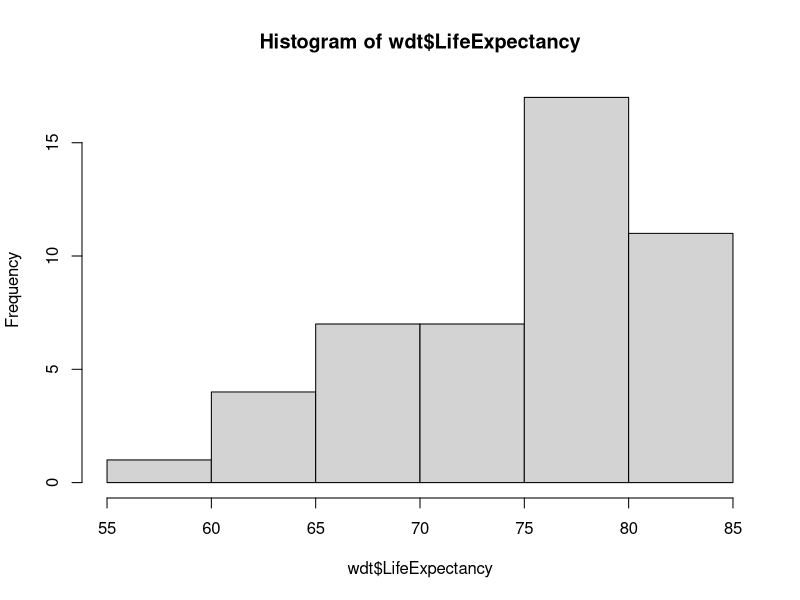
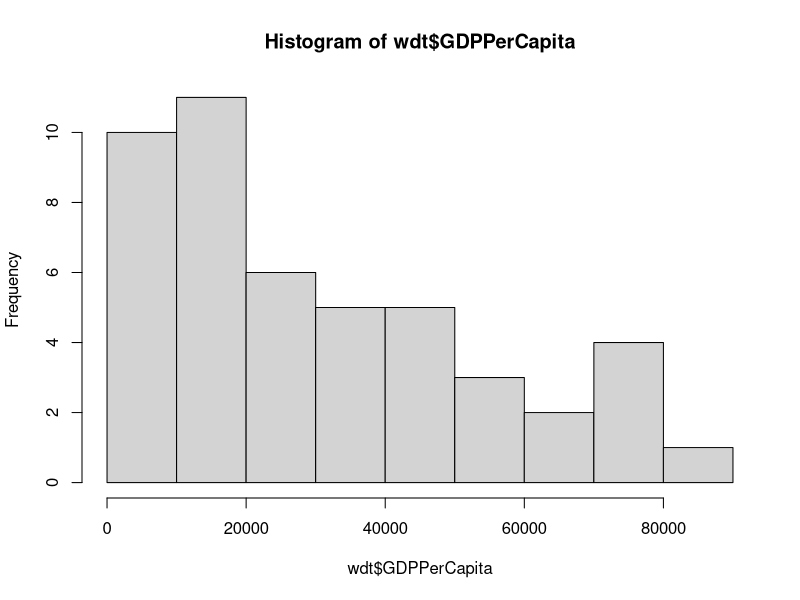
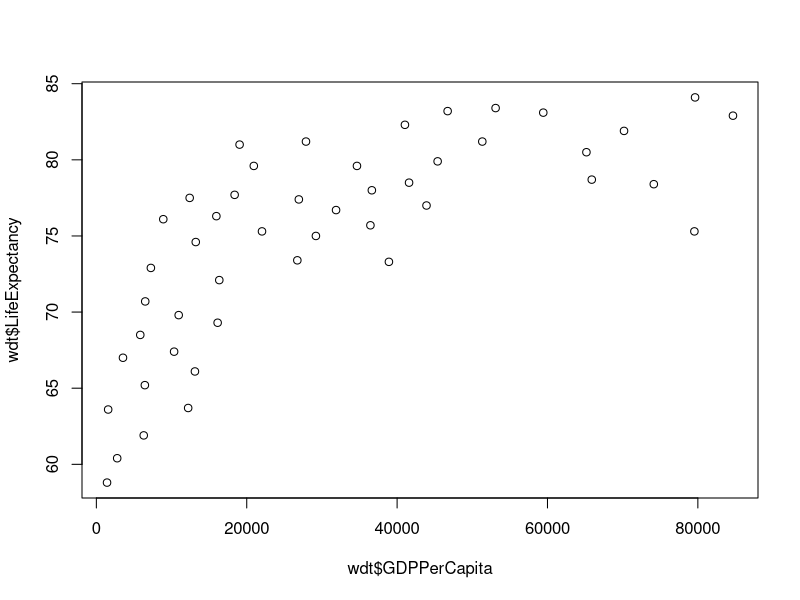
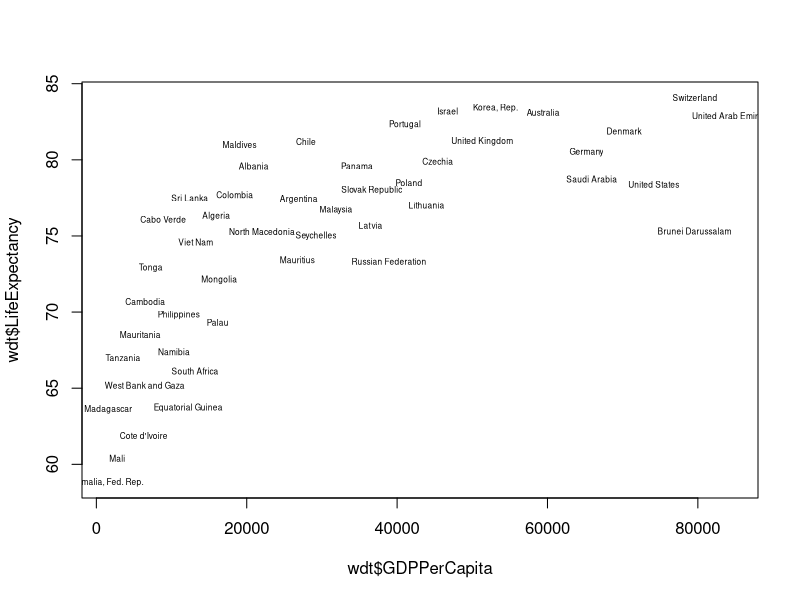

R code for these plots, in order:
#R script for Exercise 3 - Geography 411

#Read the data file <3>
wdt <- read.csv("WorldDataTable.csv")
wdt[1:10,]
head(wdt, 10)

#Histograms <4>
hist(wdt$LifeExpectancy)
hist(wdt$GDPPerCapita)

#scatter plot <5>
plot(wdt$GDPPerCapita,wdt$LifeExpectancy)

#Pearson's correlation test <6>
r <- cor(wdt$GDPPerCapita,wdt$LifeExpectancy,method = "pearson")
r

n <- length(wdt$GDPPerCapita)

t <- (r * sqrt(n-2)) / sqrt(1 - r^2) 
t

tcrit <- qt(p = 0.025, df = n-2, lower.tail = TRUE)
tcrit

cor.test(wdt$GDPPerCapita,wdt$LifeExpectancy,method = "pearson")

#Spearman's correlation test <7>
rs <- cor(wdt$GDPPerCapita,wdt$LifeExpectancy,method = "spearman")
rs

ts <- rs * sqrt(n-1) 
ts

tcrits <- qt(p = 0.025, df = n-1, lower.tail = TRUE)

cor.test(wdt$GDPPerCapita,wdt$LifeExpectancy,method = "spearman")

#Labelled scatter plot <8>
plot(wdt$GDPPerCapita,wdt$LifeExpectancy, col = "white")
text(wdt$GDPPerCapita,wdt$LifeExpectancy, labels = wdt$Country, cex = 0.5)

#Upload to GitHub
